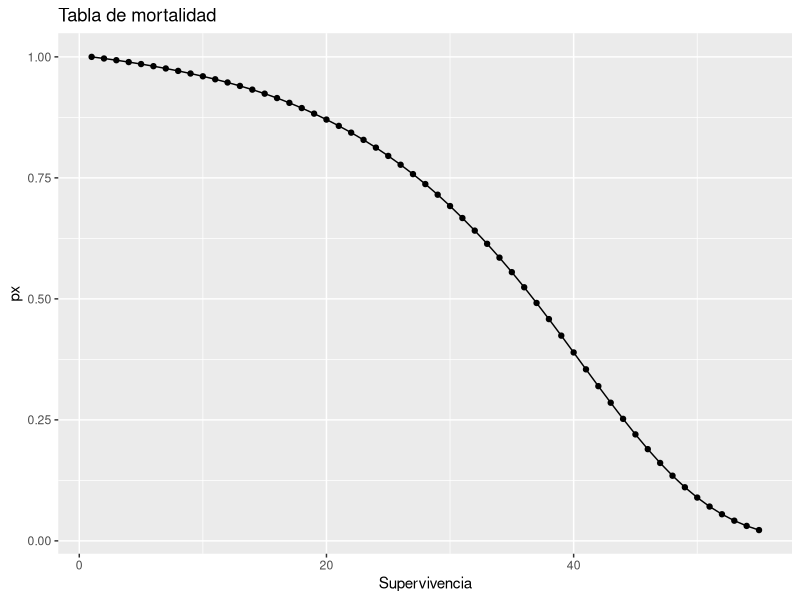
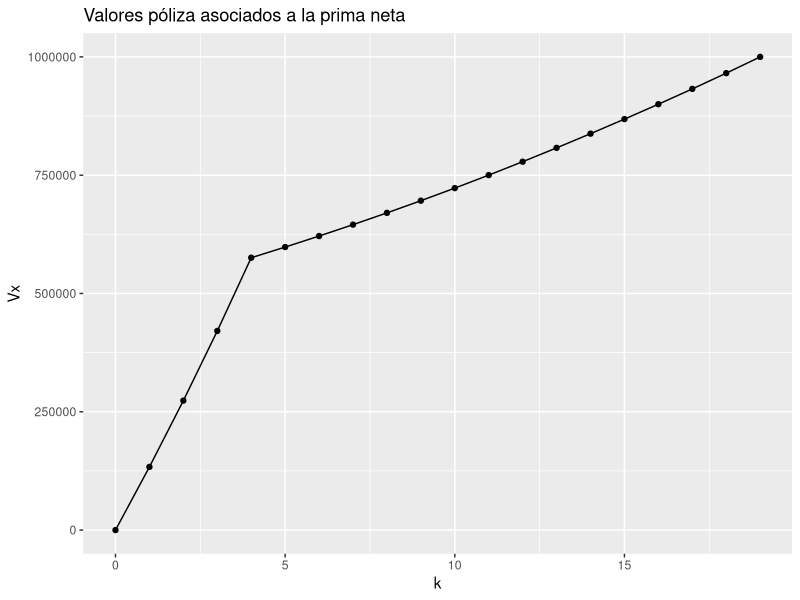
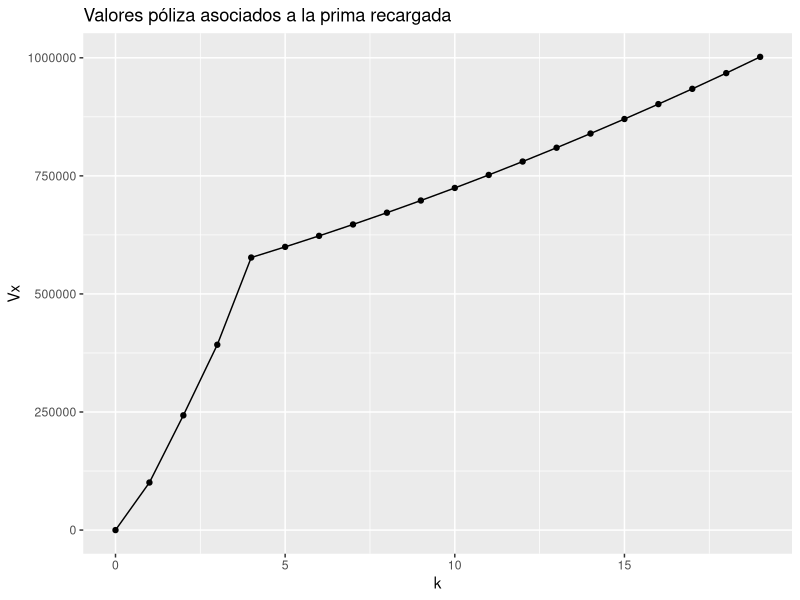
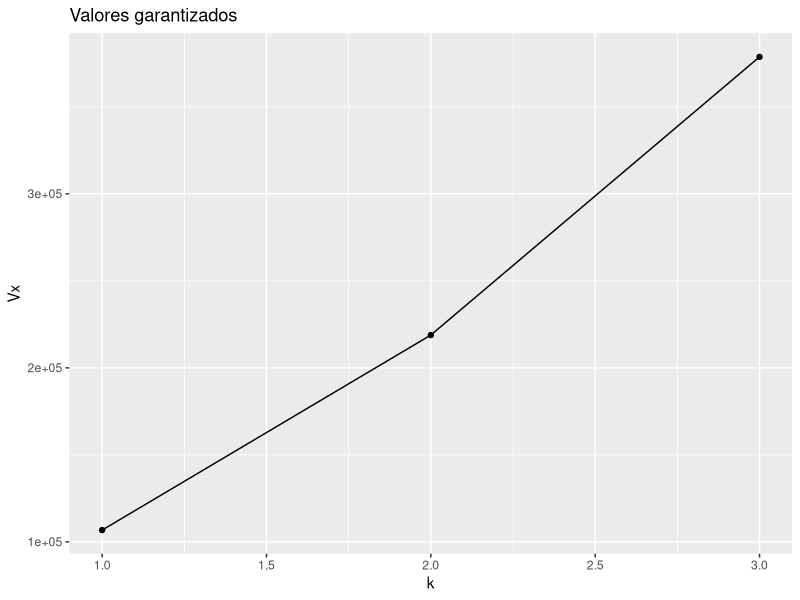
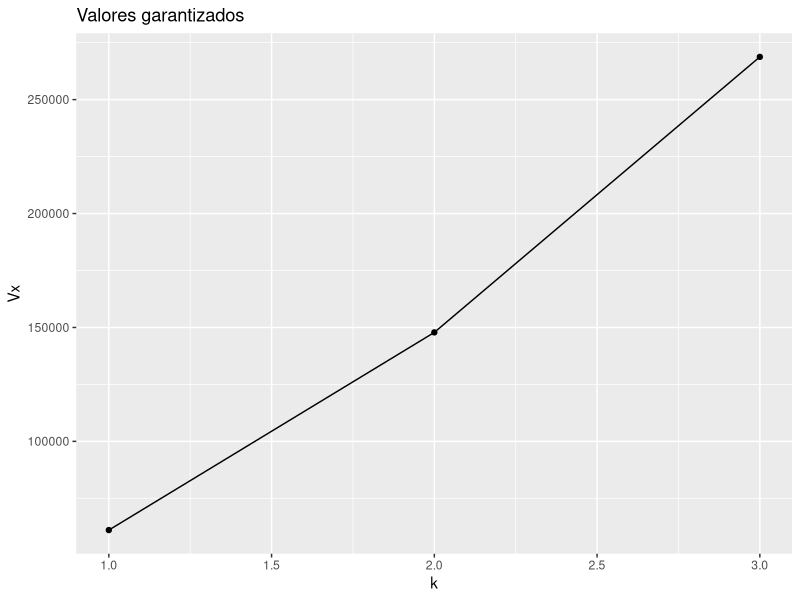
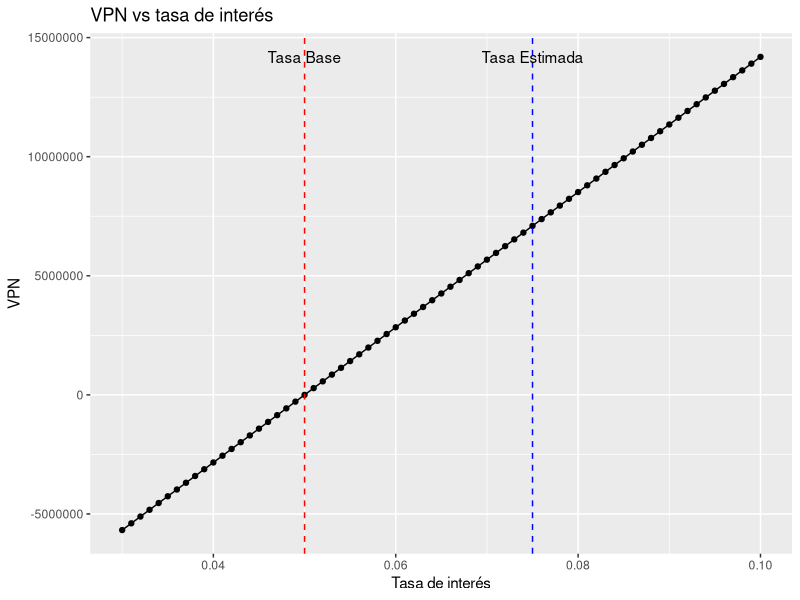
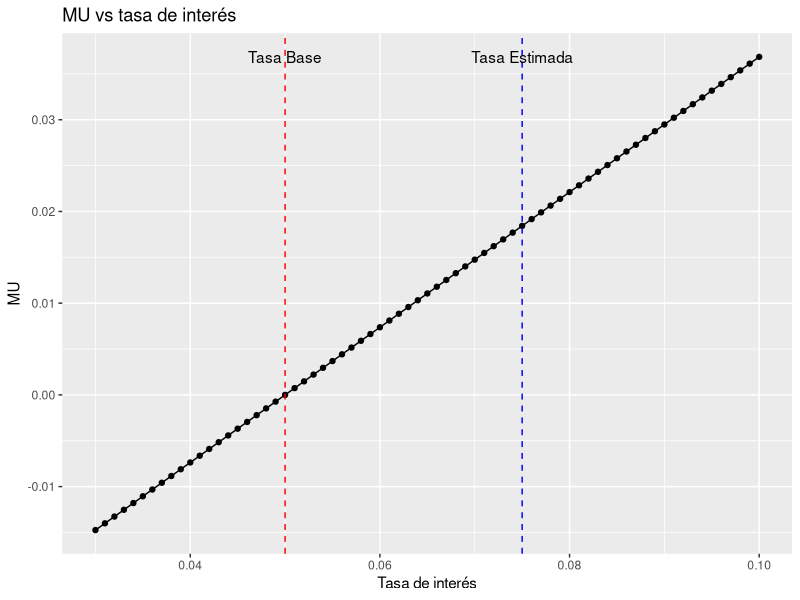

Write the R code that produced these figures, in order. (Note: this script raises an error after producing the figures.)
## ---- chunk 1
# Cargamos la libreria
library(readxl)
library(ggplot2)
library(dplyr)
library(tidyverse)

# Supuestos principales
# 191654
# edad del asegurado
xEdad <- 16+30
#vigencia del seguro
n <- 19
#tasa de interes efectiva anual
itasaBase <- .05
#numero de primas anuales
mPrimas <- 4
# Sumas aseguradas
saMuerte <- 2000000
saSupervivencia <- 1000000

nCarteraAsegurados <- 100

# Leeremos la tabla de mortalidad

# Leemos la tabla de mortalidad
tablaMortalidad <- read_excel("Tabla_mortalidad.xlsx")

tablaMortalidad <- tablaMortalidad |> 
  mutate(dx= c(tablaMortalidad$lx[1:(length(tablaMortalidad$lx)-1)]-tablaMortalidad$lx[2:length(tablaMortalidad$lx)],NA))

qTablaMortalidad <- data.frame(px = numeric(length(tablaMortalidad$lx)-xEdad), kSuperv = numeric(length(tablaMortalidad$lx)-xEdad))


# Creamos la columna de supervivencia

for(i in (xEdad+1):length(tablaMortalidad$lx)){
  qTablaMortalidad$px[i-xEdad] <- tablaMortalidad$lx[i]/tablaMortalidad$lx[xEdad+1] 
  qTablaMortalidad$kSuperv[i-xEdad] <- i-xEdad
}

######-------------------------------------
#Gastos base

# Hacemos función de gastos extras

gastosExtrasPrimas <- function(anio){
  if(anio == 0){
    return(1000 + primaEmision*.4)
  }else if(anio %in% c(1,2)){
    return(500+.2*primaEmision)
  }else {
    return(100 + .05*primaEmision)
  }
}

gastosExtrasLiquidacion <- function(salida){
  if(salida == "muerte"){
    return(3000 + saMuerte*.003)
  }else{
    return(1000+saSupervivencia*.001)
}}

######-------------------------------------
#Regla de valores garantizados

# Hacemos función de valores garantizados

valoresGarantizados <- function(valorPoliza, anio){
  if(anio %in% c(1,2)){
    return(valorPoliza*.8)
  }else if (anio == 3){
    return(valorPoliza*.9)
  } else {
    return(0)
  }
}

######-------------------------------------
#Valores observados

valoresObservados_tasaInteres <- read_excel("Valores observados.xlsx", sheet="Observados Promedio", range="A3:B28")

valoresObservados_costosPromedios <- read_excel("Valores observados.xlsx", sheet="Observados Promedio", range="D3:G29")

valoresObservados_carteraObservados <- read_excel("Valores observados.xlsx", sheet="Cartera Observados", range="A1:C101")
## ---- chunk 2
              
# Graficamos la tabla

ggplot(qTablaMortalidad, aes(x = kSuperv, y = px)) +
  geom_line() +
  geom_point() +
  labs(title = "Tabla de mortalidad", x = "Supervivencia", y = "px") 
## ---- chunk 3
# Funciones útiles para los siguientes cálculos

# Definición de más variables globales

v <- 1/(1+itasaBase)

# Cálculo de temporales

temporal <- function(edad, vigencia){
  resultado <- 0
  for (k in seq(0, vigencia-1, 1)){
    resultado <- resultado + v^(k+1)*(tablaMortalidad$dx[edad+k+1]/tablaMortalidad$lx[edad+1])
  }
  return(resultado)
}

anualidad <- function(edad, vigencia){
  resultado <- 0
  for (k in seq(0, vigencia-1, 1)){
    resultado <- resultado + v^(k)*(tablaMortalidad$lx[edad+k+1]/tablaMortalidad$lx[edad+1])
  }
  return(resultado)
}

dotal <- function(edad, vigencia){
  resultado <- v^(vigencia)*tablaMortalidad$lx[xEdad+vigencia+1]/tablaMortalidad$lx[xEdad+1]
  return(resultado)
}

valorPoliza <- function(kTemp, prima){
  resultado <- 0
  if(kTemp %in% c(1,2,3,4)){
    resultado <- (dotal(xEdad,kTemp)^(-1))*(prima*anualidad(xEdad,kTemp)-saMuerte*temporal(xEdad, kTemp))
  } 
  else if(kTemp >=5 && kTemp<=n){
    resultado <- (dotal(xEdad,kTemp)^(-1))*(prima*anualidad(xEdad,4)-saMuerte*temporal(xEdad, kTemp))}
  else{
    resultado <- 0
  }
}

valorPolizaRecargado <- function(kTemp, primaRecargada){
  resultado <- 0
  if(kTemp == 1){
    resultado <- (dotal(xEdad,kTemp)^(-1))*(-1000+.6*primaRecargada-(3000+1.003*saMuerte)*temporal(xEdad, kTemp))
  } 
  else if(kTemp %in% c(2,3)){
    resultado <- (dotal(xEdad,kTemp)^(-1))*(-1000+.6*primaRecargada+(-500+.8*primaRecargada)*(anualidad(xEdad, kTemp)-1)-(3000+1.003*saMuerte)*temporal(xEdad, kTemp))
  }
  else if(kTemp >=4 && kTemp<=n){
    resultado <- (dotal(xEdad,kTemp)^(-1))*(-1000+.6*primaRecargada+(-500+.8*primaRecargada)*(anualidad(xEdad, 3)-1)+(-100+.95*primaRecargada)*anualidad(xEdad+3, mPrimas-3)*dotal(xEdad, 3)-(3000+1.003*saMuerte)*temporal(xEdad, kTemp))
  }
  else{
    resultado <- 0
  }
  return (resultado)
}


## ---- chunk 4
# Cálculo de la prima neta

primaNeta <- (saMuerte*temporal(xEdad, n) + saSupervivencia*dotal(xEdad,n))/anualidad(xEdad, mPrimas)

## ---- chunk 5
# Cálculo de la prima recargada

primaRecargada <- ((3000+1.003*saMuerte)*temporal(xEdad, n) + (1000+1.001*saSupervivencia)*dotal(xEdad,n) + 1000 + 500*(anualidad(xEdad, 3)-1) + 100*anualidad(xEdad+3, mPrimas-3)*dotal(xEdad, 3))/(.6+.8*(anualidad(xEdad, 3)-1)+.95*anualidad(xEdad+3, mPrimas-3)*dotal(xEdad, 3))
## ---- chunk 6
# Cálculo de valores póliza asociados

# Creamos la tabla de valores póliza asociados a la prima neta

tablaValoresPolizaAsociados <- data.frame(k = numeric(n+1), Vx = numeric(n+1))

# Llenamos la tabla

for (k in seq(0, n, 1)){
  tablaValoresPolizaAsociados$Vx[k+1] <- valorPoliza(k, primaNeta)
  tablaValoresPolizaAsociados$k[k+1] <- k
}

#Mostramos la tabla

tablaValoresPolizaAsociados 


# Graficamos la tabla

ggplot(tablaValoresPolizaAsociados, aes(x = k, y = Vx)) +
  geom_line() +
  geom_point() +
  labs(title = "Valores póliza asociados a la prima neta", x = "k", y = "Vx") 

## ---- chunk 7

# Creamos la tabla de valores póliza asociados a la prima recargada

tablaValoresPolizaAsociadosRecargada <- data.frame(k = numeric(n+1), Vx = numeric(n+1))

# Llenamos la tabla

for (k in seq(0, n, 1)){
  tablaValoresPolizaAsociadosRecargada$Vx[k+1] <- valorPolizaRecargado(k, primaRecargada)
  tablaValoresPolizaAsociadosRecargada$k[k+1] <- k
}

#Mostramos la tabla

tablaValoresPolizaAsociadosRecargada


# Graficamos la tabla

ggplot(tablaValoresPolizaAsociadosRecargada, aes(x = k, y = Vx)) +
  geom_line() +
  geom_point() +
  labs(title = "Valores póliza asociados a la prima recargada", x = "k", y = "Vx") 

## ---- chunk 8
# Creamos la tabla de valores garantizados

tablaValoresGarantizados <- data.frame(k = numeric(3), Vx = numeric(3))

# Llenamos la tabla

for (k in seq(1, 3, 1)){
  tablaValoresGarantizados$Vx[k] <- valoresGarantizados(valorPoliza(k, primaNeta), k)
  tablaValoresGarantizados$k[k] <- k
}

#Mostramos la tabla

tablaValoresGarantizados


# Graficamos la tabla

ggplot(tablaValoresGarantizados, aes(x = k, y = Vx)) +
  geom_line() +
  geom_point() +
  labs(title = "Valores garantizados", x = "k", y = "Vx") 

## ---- chunk 9
# Creamos la tabla de valores garantizados

tablaValoresGarantizadosRecargada <- data.frame(k = numeric(3), Vx = numeric(3))

# Llenamos la tabla

for (k in seq(1, 3, 1)){
  tablaValoresGarantizadosRecargada$Vx[k] <- valoresGarantizados(valorPolizaRecargado(k, primaNeta), k)
  tablaValoresGarantizadosRecargada$k[k] <- k
}

#Mostramos la tabla

tablaValoresGarantizadosRecargada


# Graficamos la tabla

ggplot(tablaValoresGarantizadosRecargada, aes(x = k, y = Vx)) +
  geom_line() +
  geom_point() +
  labs(title = "Valores garantizados", x = "k", y = "Vx") 

## ---- chunk 10
iTasaEstimada <- .075
tablaMortalidadEstimada <- tablaMortalidad

gastoPropPrima <- function(kTemp){
  #Es el complemento del ejerccio por cómo está configurado
  if(kTemp==1){
    resultado <- .6
  } else if(kTemp %in% c(2,3)){
    resultado <- .8
  }else if(kTemp>=4){
    resultado <- .95
  }
  return(resultado)
}
gastoFijoPrima <- function(kTemp){
    if(kTemp==1){
    resultado <- 1000
  } else if(kTemp %in% c(2,3)){
    resultado <- 500
  }else if(kTemp>=4){
    resultado <- 100
  }
  return(resultado)
}

desembolsoProp <- function(salida="Muerte"){
  if(salida =="Muerte"){
    resultado <- 1.003
  } else {
    resultado <- 1.001
  }
  return(resultado)
}
desembolsoFijo <- function(salida="Muerte"){
  if(salida =="Muerte"){
    resultado <- 3000
  } else {
    resultado <- 1000
  }
  return(resultado)
}


flujos_utilidad <- function(kTemp){
  #ktemo solo está entre 1 a n
  if (kTemp %in% c(1,2,3,4)){
    ingreso <- (gastoPropPrima(kTemp)*primaRecargada - gastoFijoPrima(kTemp) + tablaValoresPolizaAsociadosRecargada$Vx[kTemp])*(1+iTasaEstimada)*(tablaMortalidadEstimada$lx[xEdad+kTemp]/tablaMortalidadEstimada$lx[xEdad+1])
    } 
    else {
    ingreso <- tablaValoresPolizaAsociadosRecargada$Vx[kTemp]*(1+iTasaEstimada)*(tablaMortalidadEstimada$lx[xEdad+kTemp]/tablaMortalidadEstimada$lx[xEdad+1])
    }

    egreso <-(desembolsoFijo()+desembolsoProp()*saMuerte)*(tablaMortalidadEstimada$dx[xEdad+kTemp]/tablaMortalidadEstimada$lx[xEdad+1])

    reserva <- tablaValoresPolizaAsociadosRecargada$Vx[kTemp+1]*(tablaMortalidadEstimada$lx[xEdad+kTemp+1]/tablaMortalidadEstimada$lx[xEdad+1])

    resultado <- 100*round(ingreso-egreso-reserva, digits = 9)
    return(resultado)
}
## ---- chunk 11
medidaVPN <- function(rCC=.16){
   #ktemo solo está entre 1 a n
  v <- 1/(1+rCC)
  resultado <- 0
  for (kTemp in seq(1,n,1)){
    resultado <- resultado + flujos_utilidad(kTemp)*v^(kTemp)
  }
  return(resultado)
}
## ---- chunk 12
# Cuidado con kTemp, está trasladado
revenues <- function(kTemp){
  resultado <- (gastoPropPrima(kTemp)*primaRecargada - gastoFijoPrima(kTemp) + tablaValoresPolizaAsociadosRecargada$Vx[kTemp])*(tablaMortalidadEstimada$lx[xEdad+kTemp]/tablaMortalidadEstimada$lx[xEdad+1])
  return(resultado*100)
}

medidaMU <- function(rCC=.16){
  v <- 1/(1+rCC)
  resultado <- 0
  for (kTemp in seq(1,n,1)){
    resultado <- resultado + revenues(kTemp)*v^(kTemp-1)
  }
  return(medidaVPN()/resultado)
}


## ---- chunk 13
rangoTasaInteres <- seq(.03, .1, .001)

rangoTasaInteresVPN <- c()
rangoTasaInteresMU <- c()

# Inicialización de vectores
rangoTasaInteresVPN <- numeric(length(rangoTasaInteres))
rangoTasaInteresMU <- numeric(length(rangoTasaInteres))

for (i in seq_along(rangoTasaInteres)){
  iTasaEstimada <- rangoTasaInteres[i]
  rangoTasaInteresVPN[i] <- medidaVPN()  
  rangoTasaInteresMU[i] <- medidaMU()    
}


# Para la gráfica de VPN vs tasa de interés
ggplot() +
  geom_line(aes(x = rangoTasaInteres, y = rangoTasaInteresVPN)) +
  geom_point(aes(x = rangoTasaInteres, y = rangoTasaInteresVPN)) +
  geom_vline(aes(xintercept = 0.075), linetype="dashed", color="blue") +
  geom_vline(aes(xintercept = 0.05), linetype="dashed", color="red") +
  annotate("text", x = 0.075, y = max(rangoTasaInteresVPN), label = "Tasa Estimada") +
  annotate("text", x = 0.05, y = max(rangoTasaInteresVPN), label = "Tasa Base") +
  labs(title = "VPN vs tasa de interés", x = "Tasa de interés", y = "VPN")

# Para la gráfica de MU vs tasa de interés
ggplot() +
  geom_line(aes(x = rangoTasaInteres, y = rangoTasaInteresMU)) +
  geom_point(aes(x = rangoTasaInteres, y = rangoTasaInteresMU)) +
  geom_vline(aes(xintercept = 0.075), linetype="dashed", color="blue") +
  geom_vline(aes(xintercept = 0.05), linetype="dashed", color="red") +
  annotate("text", x = 0.075, y = max(rangoTasaInteresMU), label = "Tasa Estimada") +
  annotate("text", x = 0.05, y = max(rangoTasaInteresMU), label = "Tasa Base") +
  labs(title = "MU vs tasa de interés", x = "Tasa de interés", y = "MU")


## ---- chunk 14
escenarios <- c("Escenario 1", "Escenario 2", "Escenario 3", "Escenario 4", "Escenario 5")
medidasEscenarios <- c("VPN", "MU")

rangoEscenariosTasa <- c(.1, .03, .075, .1, .03)

rangoEscenariosMortalidad <- c()

# Crear una matriz con NA (puedes reemplazar NA con cualquier otro valor inicial si lo prefieres)
wide_matrix <- matrix(NA, nrow = length(escenarios), ncol = length(medidasEscenarios), dimnames = list(escenarios, medidasEscenarios))

# Iterar sobre cada fila y columna de la matriz
for (i in 1:nrow(wide_matrix)) {
  for (j in 1:ncol(wide_matrix)) {
    # Convertir el valor ingresado a numérico y asignarlo a la celda correspondiente
    wide_matrix[i, j] <- as.numeric()
  }
}

# Mostrar la matriz actualizada
print(wide_matrix)



print(wide_matrix)
